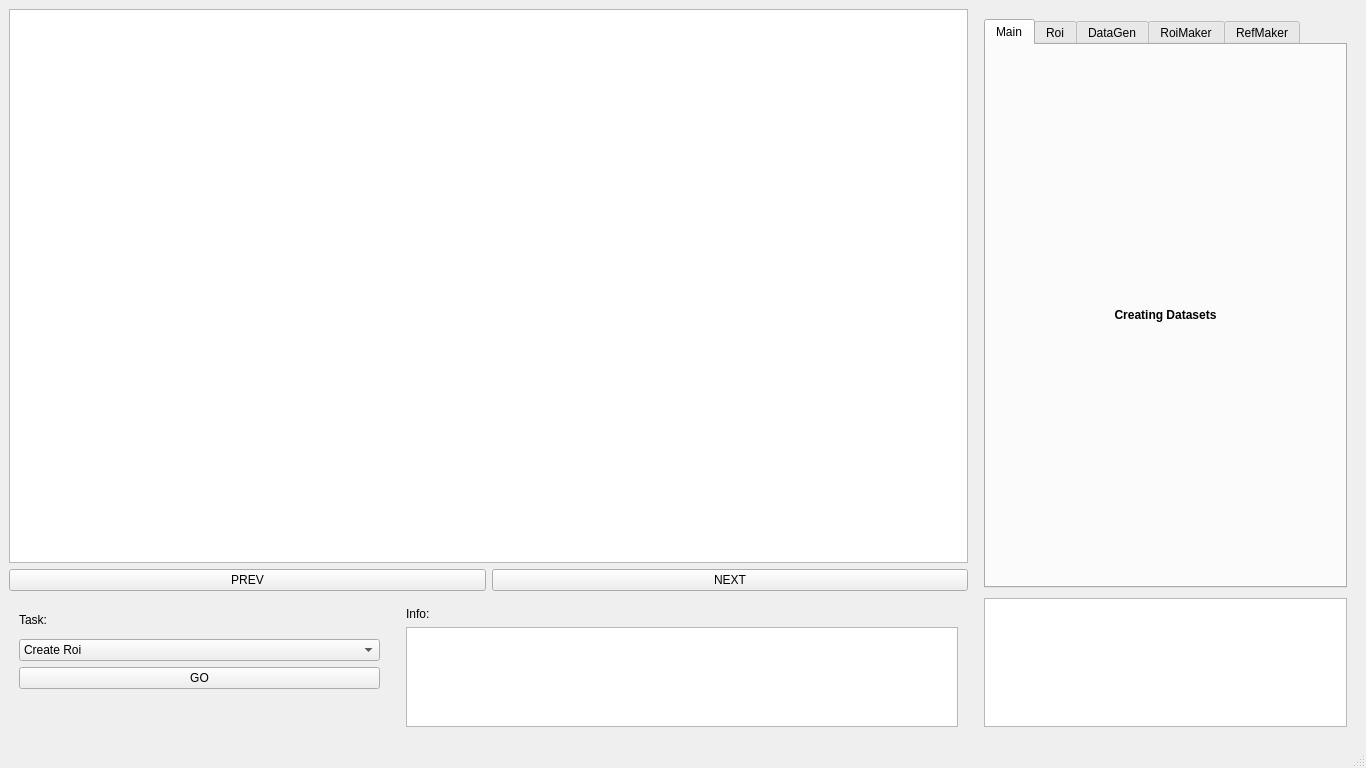
<?xml version="1.0" encoding="UTF-8"?>
<ui version="4.0">
 <class>MainWindow</class>
 <widget class="QMainWindow" name="MainWindow">
  <property name="geometry">
   <rect>
    <x>0</x>
    <y>0</y>
    <width>1366</width>
    <height>768</height>
   </rect>
  </property>
  <property name="windowTitle">
   <string>MainWindow</string>
  </property>
  <widget class="QWidget" name="centralwidget">
   <layout class="QGridLayout" name="gridLayout" columnstretch="5,2">
    <item row="0" column="1">
     <layout class="QVBoxLayout" name="verticalLayout_5" stretch="0,0">
      <property name="spacing">
       <number>10</number>
      </property>
      <property name="leftMargin">
       <number>10</number>
      </property>
      <property name="topMargin">
       <number>10</number>
      </property>
      <property name="rightMargin">
       <number>10</number>
      </property>
      <property name="bottomMargin">
       <number>10</number>
      </property>
      <item>
       <widget class="QTabWidget" name="tabWidget">
        <property name="currentIndex">
         <number>0</number>
        </property>
        <widget class="QWidget" name="tab_3">
         <attribute name="title">
          <string>Main</string>
         </attribute>
         <layout class="QVBoxLayout" name="verticalLayout_14">
          <item>
           <widget class="QLabel" name="label_10">
            <property name="text">
             <string>&lt;html&gt;&lt;head/&gt;&lt;body&gt;&lt;p align=&quot;center&quot;&gt;&lt;span style=&quot; font-weight:600;&quot;&gt;Creating Datasets&lt;/span&gt;&lt;/p&gt;&lt;/body&gt;&lt;/html&gt;</string>
            </property>
           </widget>
          </item>
         </layout>
        </widget>
        <widget class="QWidget" name="tab">
         <attribute name="title">
          <string>Roi</string>
         </attribute>
         <layout class="QVBoxLayout" name="verticalLayout_6" stretch="10,8">
          <property name="leftMargin">
           <number>10</number>
          </property>
          <property name="topMargin">
           <number>10</number>
          </property>
          <property name="rightMargin">
           <number>10</number>
          </property>
          <property name="bottomMargin">
           <number>10</number>
          </property>
          <item>
           <layout class="QHBoxLayout" name="horizontalLayout_3">
            <property name="leftMargin">
             <number>10</number>
            </property>
            <property name="topMargin">
             <number>10</number>
            </property>
            <property name="rightMargin">
             <number>10</number>
            </property>
            <property name="bottomMargin">
             <number>10</number>
            </property>
            <item>
             <widget class="QListWidget" name="listWidget">
              <property name="font">
               <font>
                <pointsize>9</pointsize>
                <weight>75</weight>
                <italic>false</italic>
                <bold>true</bold>
               </font>
              </property>
              <property name="batchSize">
               <number>50</number>
              </property>
             </widget>
            </item>
            <item>
             <layout class="QVBoxLayout" name="verticalLayout_7" stretch="1,1,1,1,1">
              <property name="leftMargin">
               <number>10</number>
              </property>
              <property name="topMargin">
               <number>10</number>
              </property>
              <property name="rightMargin">
               <number>10</number>
              </property>
              <property name="bottomMargin">
               <number>10</number>
              </property>
              <item>
               <spacer name="verticalSpacer_2">
                <property name="orientation">
                 <enum>Qt::Vertical</enum>
                </property>
                <property name="sizeHint" stdset="0">
                 <size>
                  <width>20</width>
                  <height>40</height>
                 </size>
                </property>
               </spacer>
              </item>
              <item>
               <widget class="QPushButton" name="buttonAddRoi">
                <property name="text">
                 <string>Nueva ROI</string>
                </property>
               </widget>
              </item>
              <item>
               <widget class="QPushButton" name="buttonEditRoi">
                <property name="text">
                 <string>Editar ROI</string>
                </property>
               </widget>
              </item>
              <item>
               <widget class="QPushButton" name="buttonDeleteRoi">
                <property name="text">
                 <string>Eliminar ROI</string>
                </property>
               </widget>
              </item>
              <item>
               <spacer name="verticalSpacer_3">
                <property name="orientation">
                 <enum>Qt::Vertical</enum>
                </property>
                <property name="sizeHint" stdset="0">
                 <size>
                  <width>20</width>
                  <height>40</height>
                 </size>
                </property>
               </spacer>
              </item>
             </layout>
            </item>
           </layout>
          </item>
          <item>
           <spacer name="verticalSpacer_4">
            <property name="orientation">
             <enum>Qt::Vertical</enum>
            </property>
            <property name="sizeHint" stdset="0">
             <size>
              <width>20</width>
              <height>40</height>
             </size>
            </property>
           </spacer>
          </item>
         </layout>
        </widget>
        <widget class="QWidget" name="tab_2">
         <attribute name="title">
          <string>DataGen</string>
         </attribute>
         <layout class="QVBoxLayout" name="verticalLayout_10" stretch="1,2">
          <item>
           <layout class="QVBoxLayout" name="verticalLayout_3" stretch="2,0">
            <property name="leftMargin">
             <number>10</number>
            </property>
            <property name="topMargin">
             <number>10</number>
            </property>
            <property name="rightMargin">
             <number>10</number>
            </property>
            <property name="bottomMargin">
             <number>10</number>
            </property>
            <item>
             <layout class="QVBoxLayout" name="verticalLayout_12">
              <property name="leftMargin">
               <number>10</number>
              </property>
              <property name="topMargin">
               <number>10</number>
              </property>
              <property name="rightMargin">
               <number>10</number>
              </property>
              <property name="bottomMargin">
               <number>10</number>
              </property>
              <item>
               <widget class="QLabel" name="label_8">
                <property name="text">
                 <string>Region:</string>
                </property>
               </widget>
              </item>
              <item>
               <widget class="QComboBox" name="comboReg">
                <property name="minimumSize">
                 <size>
                  <width>0</width>
                  <height>27</height>
                 </size>
                </property>
                <property name="font">
                 <font>
                  <pointsize>9</pointsize>
                  <weight>75</weight>
                  <italic>true</italic>
                  <bold>true</bold>
                 </font>
                </property>
                <property name="sizeAdjustPolicy">
                 <enum>QComboBox::AdjustToMinimumContentsLengthWithIcon</enum>
                </property>
               </widget>
              </item>
             </layout>
            </item>
            <item>
             <widget class="QPushButton" name="buttonSave">
              <property name="minimumSize">
               <size>
                <width>100</width>
                <height>50</height>
               </size>
              </property>
              <property name="text">
               <string>SAVE</string>
              </property>
             </widget>
            </item>
           </layout>
          </item>
          <item>
           <widget class="QGroupBox" name="groupBox">
            <property name="title">
             <string>Generate data from saved</string>
            </property>
            <layout class="QVBoxLayout" name="verticalLayout_9">
             <item>
              <layout class="QHBoxLayout" name="horizontalLayout_6">
               <item>
                <layout class="QVBoxLayout" name="verticalLayout_11">
                 <item>
                  <widget class="QLabel" name="label_11">
                   <property name="minimumSize">
                    <size>
                     <width>0</width>
                     <height>35</height>
                    </size>
                   </property>
                   <property name="text">
                    <string>samplewise_center</string>
                   </property>
                  </widget>
                 </item>
                 <item>
                  <widget class="QLabel" name="label_12">
                   <property name="minimumSize">
                    <size>
                     <width>0</width>
                     <height>25</height>
                    </size>
                   </property>
                   <property name="text">
                    <string>channel_shift_range</string>
                   </property>
                  </widget>
                 </item>
                 <item>
                  <widget class="QLabel" name="label_13">
                   <property name="minimumSize">
                    <size>
                     <width>0</width>
                     <height>25</height>
                    </size>
                   </property>
                   <property name="text">
                    <string>height_shift_range</string>
                   </property>
                  </widget>
                 </item>
                 <item>
                  <widget class="QLabel" name="label_14">
                   <property name="minimumSize">
                    <size>
                     <width>0</width>
                     <height>25</height>
                    </size>
                   </property>
                   <property name="text">
                    <string>width_shift_range</string>
                   </property>
                  </widget>
                 </item>
                 <item>
                  <widget class="QLabel" name="label_15">
                   <property name="minimumSize">
                    <size>
                     <width>0</width>
                     <height>25</height>
                    </size>
                   </property>
                   <property name="text">
                    <string>fill_mode</string>
                   </property>
                  </widget>
                 </item>
                 <item>
                  <widget class="QLabel" name="label_16">
                   <property name="minimumSize">
                    <size>
                     <width>0</width>
                     <height>25</height>
                    </size>
                   </property>
                   <property name="text">
                    <string>rotation_range</string>
                   </property>
                  </widget>
                 </item>
                 <item>
                  <widget class="QLabel" name="label_17">
                   <property name="minimumSize">
                    <size>
                     <width>0</width>
                     <height>35</height>
                    </size>
                   </property>
                   <property name="text">
                    <string>horizontal_flip</string>
                   </property>
                  </widget>
                 </item>
                 <item>
                  <widget class="QLabel" name="label_18">
                   <property name="minimumSize">
                    <size>
                     <width>0</width>
                     <height>35</height>
                    </size>
                   </property>
                   <property name="text">
                    <string>vertical_flip</string>
                   </property>
                  </widget>
                 </item>
                 <item>
                  <widget class="QLabel" name="label_19">
                   <property name="minimumSize">
                    <size>
                     <width>0</width>
                     <height>25</height>
                    </size>
                   </property>
                   <property name="text">
                    <string>zca_epsilon</string>
                   </property>
                  </widget>
                 </item>
                </layout>
               </item>
               <item>
                <layout class="QVBoxLayout" name="verticalLayout_15">
                 <item>
                  <widget class="QFrame" name="frame">
                   <property name="maximumSize">
                    <size>
                     <width>16777215</width>
                     <height>34</height>
                    </size>
                   </property>
                   <property name="frameShape">
                    <enum>QFrame::StyledPanel</enum>
                   </property>
                   <property name="frameShadow">
                    <enum>QFrame::Raised</enum>
                   </property>
                   <layout class="QHBoxLayout" name="horizontalLayout_7">
                    <item>
                     <widget class="QRadioButton" name="radioButton_sampT">
                      <property name="text">
                       <string>True</string>
                      </property>
                      <property name="checked">
                       <bool>true</bool>
                      </property>
                      <property name="autoExclusive">
                       <bool>true</bool>
                      </property>
                     </widget>
                    </item>
                    <item>
                     <widget class="QRadioButton" name="radioButton_sampF">
                      <property name="text">
                       <string>False</string>
                      </property>
                      <property name="autoExclusive">
                       <bool>true</bool>
                      </property>
                     </widget>
                    </item>
                   </layout>
                  </widget>
                 </item>
                 <item>
                  <widget class="QLineEdit" name="lineEdit_csr">
                   <property name="minimumSize">
                    <size>
                     <width>0</width>
                     <height>25</height>
                    </size>
                   </property>
                   <property name="text">
                    <string>0.2</string>
                   </property>
                  </widget>
                 </item>
                 <item>
                  <widget class="QLineEdit" name="lineEdit_hsr">
                   <property name="minimumSize">
                    <size>
                     <width>0</width>
                     <height>25</height>
                    </size>
                   </property>
                   <property name="text">
                    <string>0.1</string>
                   </property>
                  </widget>
                 </item>
                 <item>
                  <widget class="QLineEdit" name="lineEdit_wsr">
                   <property name="minimumSize">
                    <size>
                     <width>0</width>
                     <height>25</height>
                    </size>
                   </property>
                   <property name="text">
                    <string>0.1</string>
                   </property>
                  </widget>
                 </item>
                 <item>
                  <widget class="QLineEdit" name="lineEdit_fmode">
                   <property name="minimumSize">
                    <size>
                     <width>0</width>
                     <height>25</height>
                    </size>
                   </property>
                   <property name="text">
                    <string>nearest</string>
                   </property>
                  </widget>
                 </item>
                 <item>
                  <widget class="QSpinBox" name="spinBox_rRange">
                   <property name="minimumSize">
                    <size>
                     <width>0</width>
                     <height>25</height>
                    </size>
                   </property>
                   <property name="maximum">
                    <number>360</number>
                   </property>
                   <property name="value">
                    <number>360</number>
                   </property>
                  </widget>
                 </item>
                 <item>
                  <widget class="QFrame" name="frame_2">
                   <property name="maximumSize">
                    <size>
                     <width>16777215</width>
                     <height>34</height>
                    </size>
                   </property>
                   <property name="frameShape">
                    <enum>QFrame::StyledPanel</enum>
                   </property>
                   <property name="frameShadow">
                    <enum>QFrame::Raised</enum>
                   </property>
                   <layout class="QHBoxLayout" name="horizontalLayout_8">
                    <item>
                     <widget class="QRadioButton" name="radioButton_hflipT">
                      <property name="text">
                       <string>True</string>
                      </property>
                      <property name="autoExclusive">
                       <bool>true</bool>
                      </property>
                     </widget>
                    </item>
                    <item>
                     <widget class="QRadioButton" name="radioButton_hflipF">
                      <property name="text">
                       <string>False</string>
                      </property>
                      <property name="checked">
                       <bool>true</bool>
                      </property>
                      <property name="autoExclusive">
                       <bool>true</bool>
                      </property>
                     </widget>
                    </item>
                   </layout>
                  </widget>
                 </item>
                 <item>
                  <widget class="QFrame" name="frame_3">
                   <property name="maximumSize">
                    <size>
                     <width>16777215</width>
                     <height>34</height>
                    </size>
                   </property>
                   <property name="frameShape">
                    <enum>QFrame::StyledPanel</enum>
                   </property>
                   <property name="frameShadow">
                    <enum>QFrame::Raised</enum>
                   </property>
                   <layout class="QHBoxLayout" name="horizontalLayout_9">
                    <item>
                     <widget class="QRadioButton" name="radioButton_vflipT">
                      <property name="text">
                       <string>True</string>
                      </property>
                      <property name="checkable">
                       <bool>true</bool>
                      </property>
                      <property name="autoExclusive">
                       <bool>true</bool>
                      </property>
                     </widget>
                    </item>
                    <item>
                     <widget class="QRadioButton" name="radioButton_vflipF">
                      <property name="text">
                       <string>False</string>
                      </property>
                      <property name="checkable">
                       <bool>true</bool>
                      </property>
                      <property name="checked">
                       <bool>true</bool>
                      </property>
                      <property name="autoExclusive">
                       <bool>true</bool>
                      </property>
                     </widget>
                    </item>
                   </layout>
                  </widget>
                 </item>
                 <item>
                  <widget class="QLineEdit" name="lineEdit_8">
                   <property name="minimumSize">
                    <size>
                     <width>0</width>
                     <height>25</height>
                    </size>
                   </property>
                   <property name="text">
                    <string>1e-03</string>
                   </property>
                  </widget>
                 </item>
                </layout>
               </item>
              </layout>
             </item>
             <item>
              <widget class="QPushButton" name="pushButton_gen">
               <property name="text">
                <string>Generate</string>
               </property>
              </widget>
             </item>
            </layout>
           </widget>
          </item>
         </layout>
        </widget>
        <widget class="QWidget" name="tab_4">
         <attribute name="title">
          <string>RoiMaker</string>
         </attribute>
         <layout class="QGridLayout" name="gridLayout_2">
          <item row="0" column="0">
           <layout class="QHBoxLayout" name="horizontalLayout_2">
            <item>
             <widget class="QListWidget" name="listWidget_2"/>
            </item>
            <item>
             <layout class="QVBoxLayout" name="verticalLayout_2" stretch="2,1,2,1,2,1,2,2">
              <property name="spacing">
               <number>30</number>
              </property>
              <item>
               <widget class="QRadioButton" name="radioButton">
                <property name="text">
                 <string>Tamaño Variable</string>
                </property>
                <property name="autoExclusive">
                 <bool>true</bool>
                </property>
               </widget>
              </item>
              <item>
               <widget class="QLabel" name="label_6">
                <property name="enabled">
                 <bool>false</bool>
                </property>
                <property name="text">
                 <string>Actual size:</string>
                </property>
               </widget>
              </item>
              <item>
               <widget class="QRadioButton" name="radioButton_2">
                <property name="text">
                 <string>Tamaño Fijo</string>
                </property>
                <property name="checked">
                 <bool>true</bool>
                </property>
                <property name="autoExclusive">
                 <bool>true</bool>
                </property>
               </widget>
              </item>
              <item>
               <widget class="QLabel" name="label">
                <property name="text">
                 <string>Fixed size:</string>
                </property>
               </widget>
              </item>
              <item>
               <layout class="QHBoxLayout" name="horizontalLayout_4">
                <item>
                 <widget class="QLineEdit" name="lineEdit_2">
                  <property name="text">
                   <string>30</string>
                  </property>
                 </widget>
                </item>
                <item>
                 <widget class="QLabel" name="label_2">
                  <property name="text">
                   <string>x</string>
                  </property>
                 </widget>
                </item>
                <item>
                 <widget class="QLineEdit" name="lineEdit">
                  <property name="text">
                   <string>20</string>
                  </property>
                 </widget>
                </item>
               </layout>
              </item>
              <item>
               <widget class="QLabel" name="label_7">
                <property name="text">
                 <string>Modo:</string>
                </property>
               </widget>
              </item>
              <item>
               <widget class="QComboBox" name="comboBox">
                <item>
                 <property name="text">
                  <string>Añadir Rois</string>
                 </property>
                </item>
                <item>
                 <property name="text">
                  <string>Eliminar Rois</string>
                 </property>
                </item>
               </widget>
              </item>
              <item>
               <widget class="QPushButton" name="pushButton_SaveRois">
                <property name="text">
                 <string>Save</string>
                </property>
               </widget>
              </item>
             </layout>
            </item>
           </layout>
          </item>
         </layout>
        </widget>
        <widget class="QWidget" name="tab_5">
         <attribute name="title">
          <string>RefMaker</string>
         </attribute>
         <layout class="QGridLayout" name="gridLayout_3">
          <item row="0" column="0">
           <layout class="QVBoxLayout" name="verticalLayout_8">
            <item>
             <widget class="QRadioButton" name="radioButton_3">
              <property name="text">
               <string>Pattern zone</string>
              </property>
              <property name="autoExclusive">
               <bool>true</bool>
              </property>
             </widget>
            </item>
            <item>
             <widget class="QRadioButton" name="radioButton_4">
              <property name="text">
               <string>Search zone</string>
              </property>
              <property name="autoExclusive">
               <bool>true</bool>
              </property>
             </widget>
            </item>
            <item>
             <widget class="QLabel" name="label_3">
              <property name="text">
               <string>Pattern zone</string>
              </property>
             </widget>
            </item>
            <item>
             <widget class="QLabel" name="label_pat">
              <property name="text">
               <string>0 0 0 0</string>
              </property>
             </widget>
            </item>
            <item>
             <widget class="QLabel" name="label_4">
              <property name="text">
               <string>Search zone</string>
              </property>
             </widget>
            </item>
            <item>
             <widget class="QLabel" name="label_search">
              <property name="text">
               <string>0 0 0 0</string>
              </property>
             </widget>
            </item>
            <item>
             <widget class="QPushButton" name="pushButton_SaveReference">
              <property name="text">
               <string>Save</string>
              </property>
             </widget>
            </item>
           </layout>
          </item>
         </layout>
        </widget>
       </widget>
      </item>
      <item>
       <widget class="QGraphicsView" name="graphicsView_3"/>
      </item>
     </layout>
    </item>
    <item row="0" column="0">
     <layout class="QVBoxLayout" name="verticalLayout" stretch="6,0,0">
      <item>
       <widget class="QGraphicsView" name="graphicsView"/>
      </item>
      <item>
       <layout class="QHBoxLayout" name="horizontalLayout_5" stretch="1,1">
        <item>
         <widget class="QPushButton" name="prevButton">
          <property name="text">
           <string>PREV</string>
          </property>
         </widget>
        </item>
        <item>
         <widget class="QPushButton" name="nextButton">
          <property name="text">
           <string>NEXT</string>
          </property>
         </widget>
        </item>
       </layout>
      </item>
      <item>
       <layout class="QHBoxLayout" name="horizontalLayout" stretch="2,3">
        <item>
         <layout class="QVBoxLayout" name="verticalLayout_4" stretch="2,2,2,3">
          <property name="sizeConstraint">
           <enum>QLayout::SetDefaultConstraint</enum>
          </property>
          <property name="leftMargin">
           <number>10</number>
          </property>
          <property name="topMargin">
           <number>10</number>
          </property>
          <property name="rightMargin">
           <number>10</number>
          </property>
          <property name="bottomMargin">
           <number>10</number>
          </property>
          <item>
           <widget class="QLabel" name="label_5">
            <property name="text">
             <string>Task:</string>
            </property>
           </widget>
          </item>
          <item>
           <widget class="QComboBox" name="comboAccion">
            <item>
             <property name="text">
              <string>Create Roi</string>
             </property>
            </item>
            <item>
             <property name="text">
              <string>Data Generator</string>
             </property>
            </item>
            <item>
             <property name="text">
              <string>Roi Maker</string>
             </property>
            </item>
            <item>
             <property name="text">
              <string>Reference Maker</string>
             </property>
            </item>
           </widget>
          </item>
          <item>
           <widget class="QPushButton" name="buttonGo">
            <property name="text">
             <string>GO</string>
            </property>
           </widget>
          </item>
          <item>
           <spacer name="verticalSpacer">
            <property name="orientation">
             <enum>Qt::Vertical</enum>
            </property>
            <property name="sizeHint" stdset="0">
             <size>
              <width>20</width>
              <height>40</height>
             </size>
            </property>
           </spacer>
          </item>
         </layout>
        </item>
        <item>
         <layout class="QVBoxLayout" name="verticalLayout_13">
          <property name="leftMargin">
           <number>10</number>
          </property>
          <property name="topMargin">
           <number>10</number>
          </property>
          <property name="rightMargin">
           <number>10</number>
          </property>
          <property name="bottomMargin">
           <number>10</number>
          </property>
          <item>
           <widget class="QLabel" name="label_9">
            <property name="text">
             <string>Info:</string>
            </property>
           </widget>
          </item>
          <item>
           <widget class="QTextBrowser" name="textBrowser">
            <property name="maximumSize">
             <size>
              <width>16777215</width>
              <height>100</height>
             </size>
            </property>
           </widget>
          </item>
         </layout>
        </item>
       </layout>
      </item>
     </layout>
    </item>
   </layout>
  </widget>
  <widget class="QStatusBar" name="statusbar"/>
 </widget>
 <resources/>
 <connections/>
</ui>
